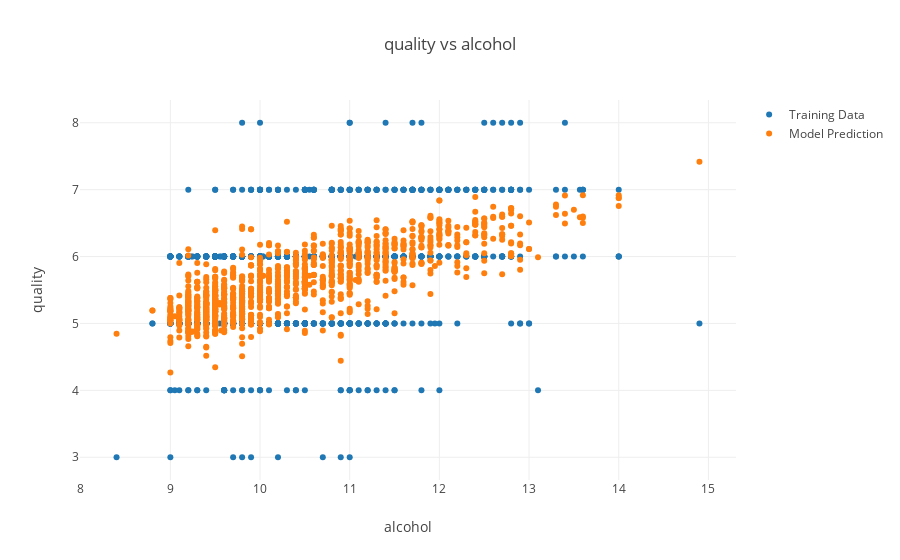

The notebook cell this image was saved under:
### Code cell
iplot(build_graph('alcohol', 'quality'))

### Figure 1 — Plotly figure (JSON) as saved in the notebook; plotly's stock layout.template omitted (floating-point values rounded to 4 significant figures; data arrays with more than 128 entries replaced by an {"elided": "..."} marker saying what was removed)
{"data": [{"connectgaps": true, "mode": "markers", "name": "Training Data", "type": "scatter", "x": {"elided": "1279 float values"}, "y": {"elided": "1279 int values"}}, {"connectgaps": true, "mode": "markers", "name": "Model Prediction", "type": "scatter", "x": {"elided": "1279 float values"}, "y": {"elided": "1279 float values"}}], "layout": {"title": "quality vs alcohol", "xaxis": {"title": "alcohol"}, "yaxis": {"title": "quality"}}}
